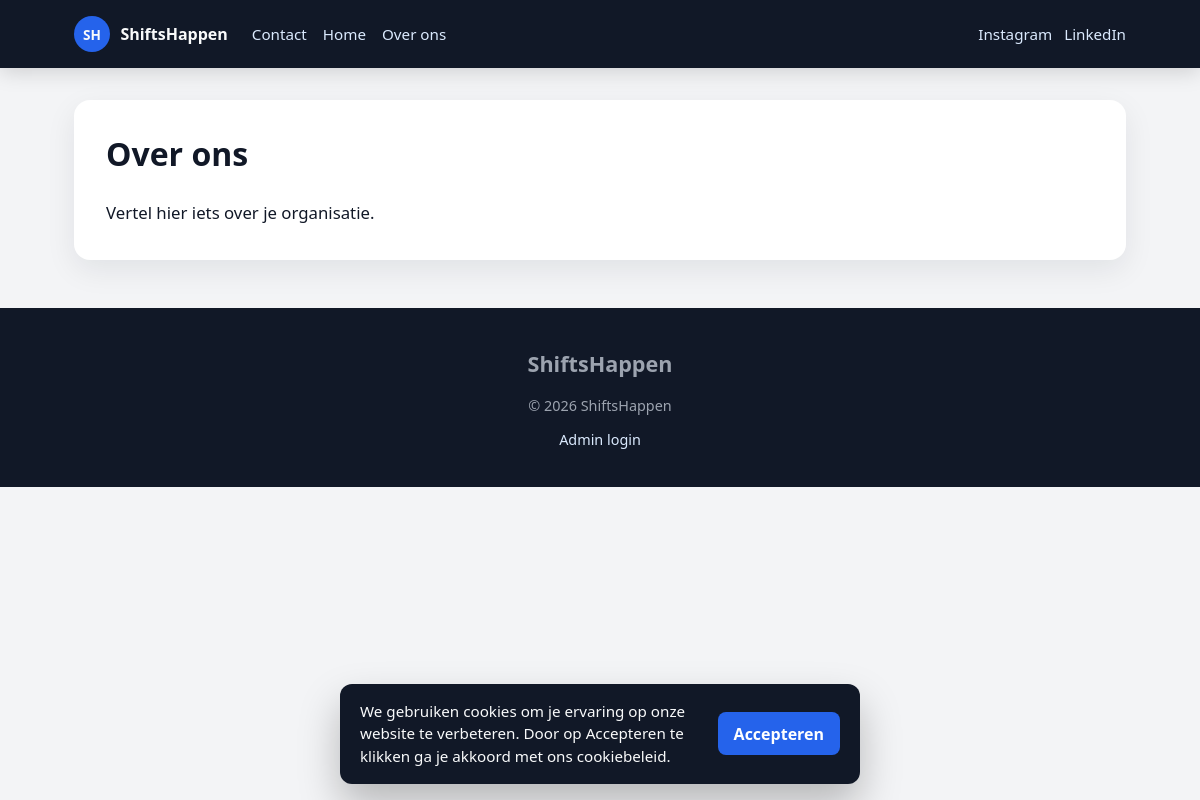
Screenshot of /views/pages.php?slug=over-ons with the database file from the repository.
### tables this page shows
CREATE TABLE IF NOT EXISTS `paginas` (
  `id` INT UNSIGNED NOT NULL AUTO_INCREMENT,
  `titel` VARCHAR(200) NOT NULL,
  `slug` VARCHAR(200) NOT NULL,
  `inhoud` TEXT NOT NULL,
  `heeft_contactformulier` TINYINT(1) NOT NULL DEFAULT 0,
  `body_bg` VARCHAR(20) DEFAULT NULL,
  `page_bg` VARCHAR(20) DEFAULT NULL,
  `page_text_color` VARCHAR(20) DEFAULT NULL,
  `footer_bg` VARCHAR(20) DEFAULT NULL,
  `footer_text` VARCHAR(20) DEFAULT NULL,
  `created_at` TIMESTAMP NOT NULL DEFAULT CURRENT_TIMESTAMP,
  `updated_at` TIMESTAMP NOT NULL DEFAULT CURRENT_TIMESTAMP ON UPDATE CURRENT_TIMESTAMP,
  PRIMARY KEY (`id`),
  UNIQUE KEY `slug` (`slug`)
);

CREATE TABLE IF NOT EXISTS `socials` (
  `id` INT UNSIGNED NOT NULL AUTO_INCREMENT,
  `platform` VARCHAR(100) NOT NULL,
  `url` VARCHAR(500) NOT NULL,
  `volgorde` INT NOT NULL DEFAULT 0,
  PRIMARY KEY (`id`)
);

CREATE TABLE IF NOT EXISTS `site_settings` (
  `id` TINYINT UNSIGNED NOT NULL DEFAULT 1,
  `header_bg` VARCHAR(20) NOT NULL DEFAULT '#111827',
  `header_text` VARCHAR(20) NOT NULL DEFAULT '#f9fafb',
  `header_link` VARCHAR(20) NOT NULL DEFAULT '#dbeafe',
  `body_bg` VARCHAR(20) NOT NULL DEFAULT '#f3f4f6',
  `page_bg` VARCHAR(20) NOT NULL DEFAULT '#ffffff',
  `accent_color` VARCHAR(20) NOT NULL DEFAULT '#2563eb',
  `footer_bg` VARCHAR(20) NOT NULL DEFAULT '#111827',
  `footer_text` VARCHAR(20) NOT NULL DEFAULT '#9ca3af',
  `cookie_enabled` TINYINT(1) NOT NULL DEFAULT 1,
  `cookie_tekst` TEXT NOT NULL,
  `cookie_button_text` VARCHAR(100) NOT NULL DEFAULT 'Accepteren',
  `cookie_bg` VARCHAR(20) NOT NULL DEFAULT '#111827',
  `cookie_text_color` VARCHAR(20) NOT NULL DEFAULT '#f9fafb',
  `cookie_button_bg` VARCHAR(20) NOT NULL DEFAULT '#2563eb',
  `cookie_button_text_color` VARCHAR(20) NOT NULL DEFAULT '#ffffff',
  PRIMARY KEY (`id`)
);

### core/config.php (called while the page is built, shortened)
<?php
function url(string $path = ''): string
{
    return BASE_PATH . '/' . ltrim($path, '/');
}
function asset(string $path): string
{
    return url('assets/' . ltrim($path, '/'));
}
function view(string $path): string
{
    return url('views/' . ltrim($path, '/'));
}

### core/db_connect.php (called while the page is built, shortened)
<?php
require_once __DIR__ . '/config.php';
function testInput(string $data): string
{
    $data = trim($data);
    $data = stripslashes($data);
    return htmlspecialchars($data, ENT_QUOTES, 'UTF-8');
}

### core/site_settings.php (called while the page is built, shortened)
<?php
function defaultSiteSettings(): array
{
    return [
        'id' => 1,
        'header_bg' => '#fafafa',
        'header_text' => '#f9fafb',
        'header_link' => '#dbeafe',
        'body_bg' => '#f3f4f6',
        'page_bg' => '#ffffff',
        'accent_color' => '#2563eb',
        'footer_bg' => '#f1f3f7',
        'footer_text' => '#9ca3af',
        'footer_title' => 'ShiftsHappen',
        'footer_content' => '© ' . date('Y') . ' ShiftsHappen',
        'cookie_enabled' => 1,
        'cookie_tekst' => 'We gebruiken cookies om je ervaring op onze website te verbeteren. Door op Accepteren te klikken ga je akkoord met ons cookiebeleid.',
        'cookie_button_text' => 'Accepteren',
        'cookie_bg' => '#111827',
        'cookie_text_color' => '#f9fafb',
        'cookie_button_bg' => '#2563eb',
        'cookie_button_text_color' => '#ffffff',
    ];
}
function getSiteSettings(mysqli $con): array
{
    $result = $con->query('SELECT * FROM site_settings WHERE id = 1');
    if ($result && $row = $result->fetch_assoc()) {
        return array_merge(defaultSiteSettings(), $row);
    }
    return defaultSiteSettings();
}

### core/page_theme.php (called while the page is built, shortened)
<?php
require_once __DIR__ . '/site_settings.php';
function getPageTheme(array $page, mysqli $con): array
{
    $site = getSiteSettings($con);
    return [
        'body_bg' => validateHexColor($page['body_bg'] ?? '', $site['body_bg']),
        'page_bg' => validateHexColor($page['page_bg'] ?? '', $site['page_bg']),
        'page_text_color' => validateHexColor($page['page_text_color'] ?? '', '#111827'),
        'footer_bg' => validateHexColor($page['footer_bg'] ?? '', $site['footer_bg']),
        'footer_text' => validateHexColor($page['footer_text'] ?? '', $site['footer_text']),
    ];
}

### views/pages.php (the view, shortened to what this page needs)
<?php
require_once __DIR__ . '/../core/db_connect.php';
require_once __DIR__ . '/../core/page_theme.php';
require_once __DIR__ . '/../core/page_grid.php';
$paginaGrid = [];
$slug = trim($_GET['slug'] ?? '');
$pageId = (int) ($_GET['id'] ?? 0);
if ($slug !== '') {
    $stmt = $con->prepare(
        'SELECT id, titel, slug, inhoud, heeft_contactformulier, body_bg, page_bg, page_text_color, footer_bg, footer_text
         FROM paginas WHERE slug = ?'
    );
    $stmt->bind_param('s', $slug);
} elseif ($pageId > 0) {
    $stmt = $con->prepare(
        'SELECT id, titel, slug, inhoud, heeft_contactformulier, body_bg, page_bg, page_text_color, footer_bg, footer_text
         FROM paginas WHERE id = ?'
    );
    $stmt->bind_param('i', $pageId);
}
$stmt->execute();
$result = $stmt->get_result();
$page = $result->fetch_assoc();
if ($page) {
    $paginaGrid = getPageGridRows($con, (int) $page['id']);
}
$pageTheme = $page ? getPageTheme($page, $con) : null;
include __DIR__ . '/../core/header.php';
?>
<?php if (!$page): ?>
    <div class="page-error">
        <h1>Pagina niet gevonden</h1>
        <p>Deze pagina bestaat niet (meer).</p>
        <p><a href="<?= view('pages.php') ?>?slug=home">Terug naar home</a></p>
    </div>
<?php else: ?>
    <div class="page-container">
        <h1 class="page-title" style="color: var(--page-text-color);"><?= testInput($page['titel']) ?></h1>
        <?php if (!empty($paginaGrid)): ?>
            <?php foreach ($paginaGrid as $gridRow): ?>
                <?php
                $columnType = (int) $gridRow['columnType'];
                $columnAmount = gridColumnCount($columnType);
                $rowLayout = normalizeRowLayout($gridRow);
                $flushRow = !empty($rowLayout['flush_columns']) || (int) $rowLayout['column_gap'] === 0;
                $gridClass = rowGridClass($columnType, $gridRow);
                $wrapperStyle = buildRowWrapperStyle($gridRow);
                $gridStyle = buildRowGridStyle($gridRow, $gridRow['columns'], $columnAmount);
                ?>
                <div class="rowContainer">
                    <div class="row-wrapper" style="<?= $wrapperStyle ?>">
                        <div class="<?= $gridClass ?>" style="<?= $gridStyle ?>">
                            <?php for ($columnID = 1; $columnID <= $columnAmount; $columnID++): ?>
                                <?php
                                $column = $gridRow['columns'][$columnID] ?? null;
                                if (!$column) {
                                    continue;
                                }
                                $newOpacity = max(0, min(1, ((int) ($column['opacity'] ?? 10)) / 10));
                                $contentType = (int) ($column['foto'] ?? 0);
                                $isImage = $contentType === 1;
                                $isButton = $contentType === 2;
                                $textClasses = 'home-text';
                                if ((int) ($column['italic'] ?? 0) === 1) {
                                    $textClasses .= ' italic';
                                }
                                if ((int) ($column['bold'] ?? 0) === 1) {
                                    $textClasses .= ' bold';
                                }
                                $bgColor = validateHexColor($column['backgroundKleur'] ?? '#f9fafb', '#f9fafb');
                                $columnStyle = buildColumnStyle($column, $isImage, $flushRow);
                                $imageClass = $flushRow ? 'grid-image grid-image--flush' : 'grid-image';
                                ?>
                                <div class="grid-cell" style="<?= $columnStyle ?>">
                                    <?php if ($isImage): ?>
                                        <?php if (!empty($column['informatie'])): ?>
                                            <div class="<?= $imageClass ?>">
                                                <img class="team-image"
                                                    src="<?= asset('img/fotos/' . rawurlencode($column['informatie'])) ?>"
                                                    style="opacity: <?= $newOpacity ?>;"
                                                    alt="Afbeelding">
                                            </div>
                                        <?php endif; ?>
                                    <?php elseif ($isButton): ?>
                                        <a class="grid-button" href="<?= testInput($column['button_url'] ?? '') ?>"
                                            style="opacity: <?= $newOpacity ?>; color: <?= testInput($column['kleur'] ?? '#111827') ?>; background-color: <?= testInput($bgColor) ?>;">
                                            <?= testInput($column['informatie'] ?? '') ?>
                                        </a>
                                    <?php else: ?>
                                        <div class="content-column" style="background-color: <?= testInput($bgColor) ?>; width: 100%;">
                                            <p class="<?= $textClasses ?>"
                                                style="opacity: <?= $newOpacity ?>; color: <?= testInput($column['kleur'] ?? '#111827') ?>;">
                                                <?= nl2br(testInput($column['informatie'] ?? '')) ?>
                                            </p>
                                        </div>
                                    <?php endif; ?>
                                </div>
                            <?php endfor; ?>
                        </div>
                    </div>
                </div>
            <?php endforeach; ?>
        <?php else: ?>
            <div class="page-content">
                <?= nl2br(testInput($page['inhoud'])) ?>
            </div>
        <?php endif; ?>
    </div>
<?php endif; ?>
<?php include __DIR__ . '/../core/footer.php'; ?>

### core/header.php (shortened to what this page needs)
<?php
require_once __DIR__ . '/db_connect.php';
require_once __DIR__ . '/site_settings.php';
$navPages = $con->query("SELECT id, titel, slug FROM paginas WHERE slug <> 'footer' ORDER BY titel ASC");
$socialLinks = $con->query('SELECT platform, url FROM socials ORDER BY volgorde ASC, platform ASC');
?>
<!DOCTYPE html>
<html lang="nl">
<head>
    <link rel="stylesheet" href="<?= asset('css/style.css') ?>">
    <link rel="stylesheet" href="<?= asset('css/public.css') ?>">
</head>
<body class="public-body">
    <header class="site-header">
        <div class="site-header__inner">
            <a class="site-logo" href="<?= view('pages.php') ?>?slug=home">
                <span class="site-logo__mark">SH</span>
                <span class="site-logo__text">ShiftsHappen</span>
            </a>
            <nav class="site-nav">
                <?php if ($navPages): ?>
                    <?php while ($navPage = $navPages->fetch_assoc()): ?>
                        <a href="<?= view('pages.php') ?>?slug=<?= urlencode($navPage['slug']) ?>">
                            <?= testInput($navPage['titel']) ?>
                        </a>
                    <?php endwhile; ?>
                <?php endif; ?>
            </nav>
            <?php if ($socialLinks && $socialLinks->num_rows > 0): ?>
                <div class="site-socials">
                    <?php while ($social = $socialLinks->fetch_assoc()): ?>
                        <a href="<?= testInput($social['url']) ?>" target="_blank" rel="noopener noreferrer">
                            <?= testInput($social['platform']) ?>
                        </a>
                    <?php endwhile; ?>
                </div>
            <?php endif; ?>
        </div>
    </header>
    <main class="site-main">

### core/footer.php (shortened to what this page needs)
    </main>
    <?php
    $siteSettings = getSiteSettings($con);
    ?>
    <?php
    $footerPageResult = $con->query("SELECT id, inhoud FROM paginas WHERE slug = 'footer' LIMIT 1");
    $footerPage = $footerPageResult ? $footerPageResult->fetch_assoc() : null;
    $footerRows = $footerPage ? getPageGridRows($con, (int) $footerPage['id']) : [];
    ?>
    <footer class="site-footer">
        <?php if (!empty($footerRows)): ?>
            <div class="site-footer__content">
                <?php foreach ($footerRows as $gridRow): ?>
                    <?php
                    $columnAmount = gridColumnCount((int) $gridRow['columnType']);
                    $rowLayout = normalizeRowLayout($gridRow);
                    $flushRow = !empty($rowLayout['flush_columns']) || (int) $rowLayout['column_gap'] === 0;
                    ?>
                    <div class="rowContainer">
                        <div class="row-wrapper" style="<?= buildRowWrapperStyle($gridRow) ?>">
                            <div class="<?= rowGridClass((int) $gridRow['columnType'], $gridRow) ?>" style="<?= buildRowGridStyle($gridRow, $gridRow['columns'], $columnAmount) ?>">
                                <?php for ($columnId = 1; $columnId <= $columnAmount; $columnId++): ?>
                                    <?php $column = $gridRow['columns'][$columnId] ?? null; ?>
                                    <?php if (!$column) continue; ?>
                                    <?php
                                    $isImage = (int) ($column['foto'] ?? 0) === 1;
                                    $opacity = max(0, min(1, ((int) ($column['opacity'] ?? 10)) / 10));
                                    $columnStyle = buildColumnStyle($column, $isImage, $flushRow);
                                    ?>
                                    <div class="grid-cell" style="<?= $columnStyle ?>">
                                        <?php if ($isImage && !empty($column['informatie'])): ?>
                                            <div class="grid-image<?= $flushRow ? ' grid-image--flush' : '' ?>">
                                                <img class="team-image" src="<?= asset('img/fotos/' . rawurlencode($column['informatie'])) ?>" style="opacity: <?= $opacity ?>;" alt="Afbeelding">
                                            </div>
                                        <?php elseif (!$isImage): ?>
                                            <p class="home-text<?= !empty($column['italic']) ? ' italic' : '' ?><?= !empty($column['bold']) ? ' bold' : '' ?>" style="opacity: <?= $opacity ?>; color: <?= testInput($column['kleur'] ?? '#f9fafb') ?>;">
                                                <?= nl2br(testInput($column['informatie'] ?? '')) ?>
                                            </p>
                                        <?php endif; ?>
                                    </div>
                                <?php endfor; ?>
                            </div>
                        </div>
                    </div>
                <?php endforeach; ?>
            </div>
        <?php else: ?>
            <h2><?= testInput($siteSettings['footer_title']) ?></h2>
            <p><?= nl2br(testInput($footerPage['inhoud'] ?? $siteSettings['footer_content'])) ?></p>
        <?php endif; ?>
        <p><a href="<?= view('login.php') ?>">Admin login</a></p>
    </footer>
    <?php if (!empty($siteSettings['cookie_enabled'])): ?>
        <div id="cookie-banner" class="cookie-banner" hidden
            style="background: <?= testInput($siteSettings['cookie_bg']) ?>; color: <?= testInput($siteSettings['cookie_text_color']) ?>;">
            <p class="cookie-banner__text"><?= testInput($siteSettings['cookie_tekst']) ?></p>
            <button type="button" data-cookie-accept
                style="background: <?= testInput($siteSettings['cookie_button_bg']) ?>; color: <?= testInput($siteSettings['cookie_button_text_color']) ?>;">
                <?= testInput($siteSettings['cookie_button_text']) ?>
            </button>
        </div>
    <?php endif; ?>
</body>
</html>

### rows the page displays
paginas: titel "Contact"
paginas: titel "Home"
paginas: titel "Over ons", inhoud "Vertel hier iets over je organisatie."
socials: platform "Instagram"
socials: platform "LinkedIn"
site_settings: cookie_tekst "We gebruiken cookies om je ervaring op onze website te verbeteren. Door op Accepteren te klikken ga je akkoord met ons cookiebeleid.", cookie_button_text "Accepteren"

### other values shown
testInput($siteSettings['footer_title']) "ShiftsHappen"
testInput($footerPage['inhoud'] ?? $siteSettings['footer_content']) "© 2026 ShiftsHappen"
